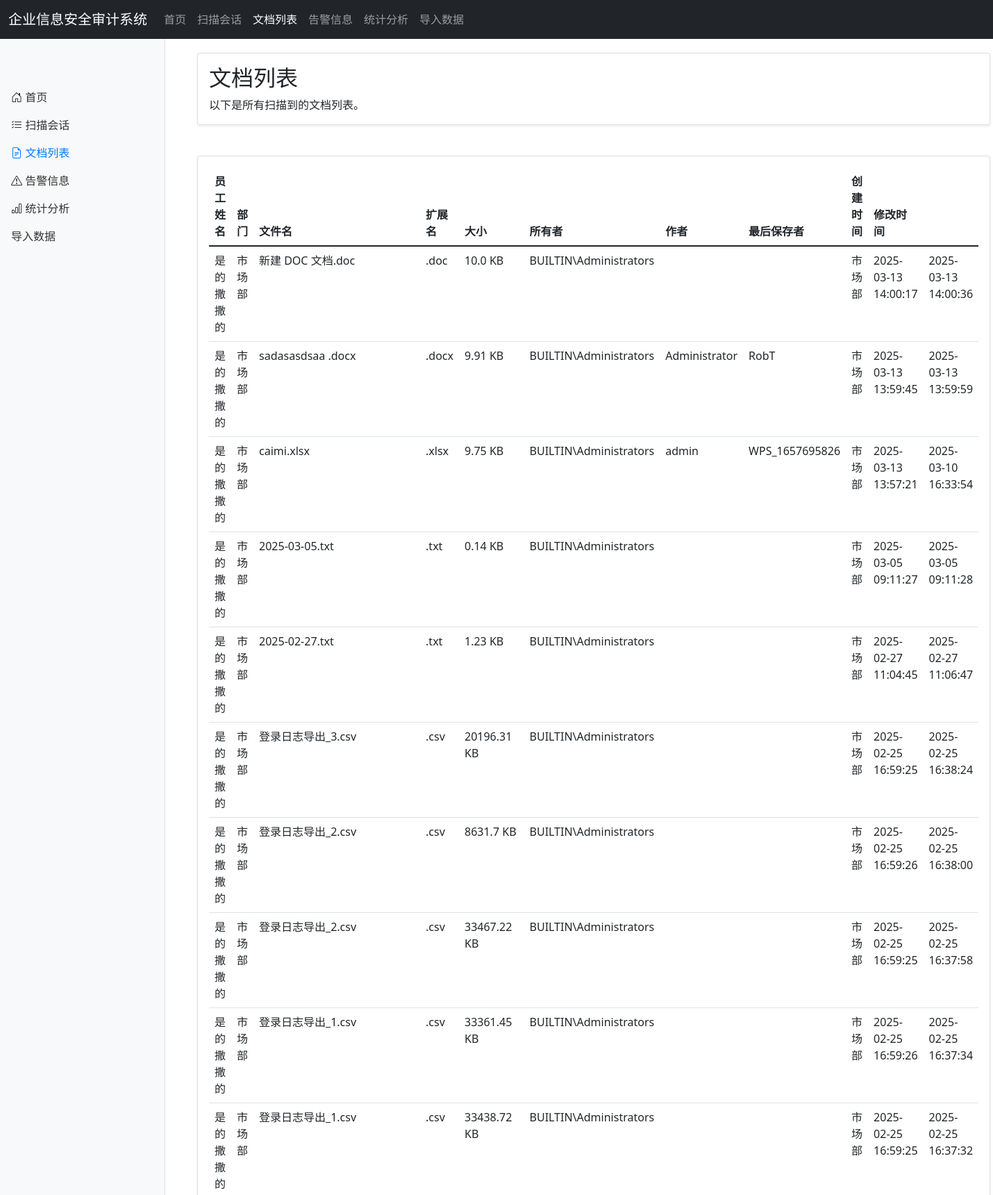
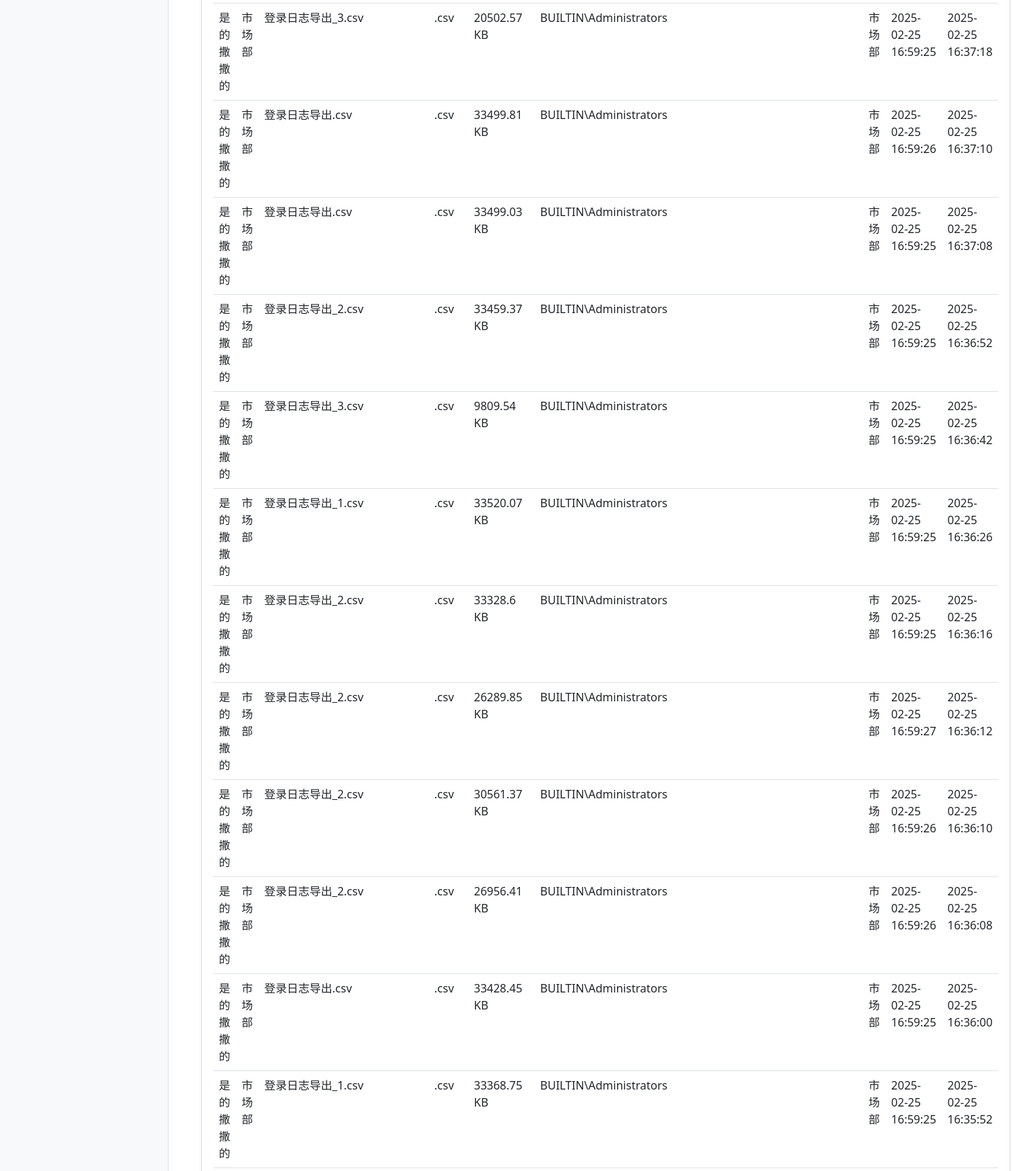
Screenshot of /documents (upper part) with the database file from the repository (2 pictures, top to bottom).
### server.py (models this page shows, shortened)
class ScanSession(db.Model):
    id = db.Column(db.Integer, primary_key=True)
    machine_id = db.Column(db.String(50), nullable=False)
    hostname = db.Column(db.String(100), nullable=False)
    ip_address = db.Column(db.String(50), nullable=False)
    employee_name = db.Column(db.String(100), nullable=False)
    department = db.Column(db.String(100), nullable=False)
    scan_time = db.Column(db.DateTime, nullable=False)
    scan_start_time = db.Column(db.DateTime, nullable=True)
    scan_end_time = db.Column(db.DateTime, nullable=True)
    scan_duration = db.Column(db.Float, nullable=True)  # 存储扫描耗时（秒）

class Document(db.Model):
    id = db.Column(db.Integer, primary_key=True)
    session_id = db.Column(db.Integer, db.ForeignKey('scan_session.id'), nullable=False)
    file_name = db.Column(db.String(255), nullable=False)
    file_path = db.Column(db.String(1000), nullable=False)
    extension = db.Column(db.String(20), nullable=False)
    creation_time = db.Column(db.DateTime, nullable=False)
    modified_time = db.Column(db.DateTime, nullable=False)
    size = db.Column(db.Integer, nullable=False)
    owner = db.Column(db.String(100), nullable=False)
    author = db.Column(db.String(255), nullable=True)
    last_saved_by = db.Column(db.String(255), nullable=True)
    revision = db.Column(db.String(50), nullable=True)
    company = db.Column(db.String(255), nullable=True)
    manager = db.Column(db.String(255), nullable=True)
    session = db.relationship('ScanSession', backref=db.backref('documents', lazy=True))

### server.py (the view)
@app.route('/documents')
def all_documents():
    documents = Document.query.order_by(desc(Document.modified_time)).all()
    for doc in documents:
        doc.session = ScanSession.query.get(doc.session_id)
    return render_template('documents.html', documents=documents)

### server.py (called while the page is built)
@app.context_processor
def utility_processor():
    def get_session(session_id):
        return ScanSession.query.get(session_id)
    return dict(get_session=get_session)

### templates/documents.html (shortened to what this page needs)
{% extends "base.html" %}
{% block content %}
<div class="container">
    <div class="row mb-4">
        <div class="col-12">
            <div class="card">
                <div class="card-body">
                    <h2 class="card-title">文档列表</h2>
                    <p class="card-text">
                        以下是所有扫描到的文档列表。
                    </p>
                </div>
            </div>
        </div>
    </div>
    <div class="row">
        <div class="col-12">
            <div class="card">
                <div class="card-body">
                    <div class="table-responsive">
                        <table class="table table-hover" id="documentsTable">
                            <thead>
                                <tr>
                                    <th>员工姓名</th>
                                    <th>部门</th>
                                    <th>文件名</th>
                                    <th>扩展名</th>
                                    <th>大小</th>
                                    <th>所有者</th>
                                    <th>作者</th>
                                    <th>最后保存者</th>
                                    <th>创建时间</th>
                                    <th>修改时间</th>
                                </tr>
                            </thead>
                            <tbody>
                                {% for doc in documents %}
                                <tr>
                                    <td>
                                        {% set session = get_session(doc.session_id) %}
                                        {{ session.employee_name if session else '未知' }}
                                    </td>
                                    <td>
                                        {% set session = get_session(doc.session_id) %}
                                        {{ session.department if session else '未知' }}
                                    </td>
                                    <td>{{ doc.file_name }}</td>
                                    <td>{{ doc.extension }}</td>
                                    <td>{{ (doc.size / 1024)|round(2) }} KB</td>
                                    <td>{{ doc.owner }}</td>
                                    <td>{{ doc.author }}</td>
                                    <td>{{ doc.last_saved_by }}</td>
                                    <td>
                                        {% set session = get_session(doc.session_id) %}
                                        {{ session.department if session else '未知' }}
                                    </td>
                                    <td>{{ doc.creation_time.strftime('%Y-%m-%d %H:%M:%S') }}</td>
                                    <td>{{ doc.modified_time.strftime('%Y-%m-%d %H:%M:%S') }}</td>
                                </tr>
                                {% endfor %}
                            </tbody>
                        </table>
                    </div>
                </div>
            </div>
        </div>
    </div>
</div>
{% endblock %}
{% block extra_css %}
<link rel="stylesheet" href="https://cdn.datatables.net/1.10.25/css/dataTables.bootstrap5.min.css">
{% endblock %}

### templates/base.html (style rules this page uses)
body { padding-top: 56px; min-height: 100vh; display: flex; flex-direction: column; }
.card { margin-bottom: 20px; box-shadow: 0 0.125rem 0.25rem rgba(0, 0, 0, 0.075); }

### rows the page displays
Document: file_name "新建 DOC 文档.doc", extension ".doc", (doc.size/1024)|round(2) "10.0", owner "BUILTIN\\Administrators", creation_time "2025-03-13 14:00:17", modified_time "2025-03-13 14:00:36"
ScanSession: employee_name "是的撒撒的", department "市场部"
Document: file_name "sadasasdsaa .docx", extension ".docx", (doc.size/1024)|round(2) "9.91", owner "BUILTIN\\Administrators", author "Administrator", last_saved_by "RobT", creation_time "2025-03-13 13:59:45", modified_time "2025-03-13 13:59:59"
Document: file_name "caimi.xlsx", extension ".xlsx", (doc.size/1024)|round(2) "9.75", owner "BUILTIN\\Administrators", author "admin", last_saved_by "WPS_1657695826", creation_time "2025-03-13 13:57:21", modified_time "2025-03-10 16:33:54"
Document: file_name "2025-03-05.txt", extension ".txt", (doc.size/1024)|round(2) "0.14", owner "BUILTIN\\Administrators", creation_time "2025-03-05 09:11:27", modified_time "2025-03-05 09:11:28"
Document: file_name "2025-02-27.txt", extension ".txt", (doc.size/1024)|round(2) "1.23", owner "BUILTIN\\Administrators", creation_time "2025-02-27 11:04:45", modified_time "2025-02-27 11:06:47"
Document: file_name "登录日志导出_3.csv", extension ".csv", (doc.size/1024)|round(2) "20196.31", owner "BUILTIN\\Administrators", creation_time "2025-02-25 16:59:25", modified_time "2025-02-25 16:38:24"
Document: file_name "登录日志导出_2.csv", extension ".csv", (doc.size/1024)|round(2) "8631.7", owner "BUILTIN\\Administrators", creation_time "2025-02-25 16:59:26", modified_time "2025-02-25 16:38:00"
Document: file_name "登录日志导出_2.csv", extension ".csv", (doc.size/1024)|round(2) "33467.22", owner "BUILTIN\\Administrators", creation_time "2025-02-25 16:59:25", modified_time "2025-02-25 16:37:58"
Document: file_name "登录日志导出_1.csv", extension ".csv", (doc.size/1024)|round(2) "33361.45", owner "BUILTIN\\Administrators", creation_time "2025-02-25 16:59:26", modified_time "2025-02-25 16:37:34"
Document: file_name "登录日志导出_1.csv", extension ".csv", (doc.size/1024)|round(2) "33438.72", owner "BUILTIN\\Administrators", creation_time "2025-02-25 16:59:25", modified_time "2025-02-25 16:37:32"
Document: file_name "登录日志导出_3.csv", extension ".csv", (doc.size/1024)|round(2) "20502.57", owner "BUILTIN\\Administrators", creation_time "2025-02-25 16:59:25", modified_time "2025-02-25 16:37:18"
Document: file_name "登录日志导出.csv", extension ".csv", (doc.size/1024)|round(2) "33499.81", owner "BUILTIN\\Administrators", creation_time "2025-02-25 16:59:26", modified_time "2025-02-25 16:37:10"
Document: file_name "登录日志导出.csv", extension ".csv", (doc.size/1024)|round(2) "33499.03", owner "BUILTIN\\Administrators", creation_time "2025-02-25 16:59:25", modified_time "2025-02-25 16:37:08"
Document: file_name "登录日志导出_2.csv", extension ".csv", (doc.size/1024)|round(2) "33459.37", owner "BUILTIN\\Administrators", creation_time "2025-02-25 16:59:25", modified_time "2025-02-25 16:36:52"
Document: file_name "登录日志导出_3.csv", extension ".csv", (doc.size/1024)|round(2) "9809.54", owner "BUILTIN\\Administrators", creation_time "2025-02-25 16:59:25", modified_time "2025-02-25 16:36:42"
Document: file_name "登录日志导出_1.csv", extension ".csv", (doc.size/1024)|round(2) "33520.07", owner "BUILTIN\\Administrators", creation_time "2025-02-25 16:59:25", modified_time "2025-02-25 16:36:26"
Document: file_name "登录日志导出_2.csv", extension ".csv", (doc.size/1024)|round(2) "33328.6", owner "BUILTIN\\Administrators", creation_time "2025-02-25 16:59:25", modified_time "2025-02-25 16:36:16"
Document: file_name "登录日志导出_2.csv", extension ".csv", (doc.size/1024)|round(2) "26289.85", owner "BUILTIN\\Administrators", creation_time "2025-02-25 16:59:27", modified_time "2025-02-25 16:36:12"
Document: file_name "登录日志导出_2.csv", extension ".csv", (doc.size/1024)|round(2) "30561.37", owner "BUILTIN\\Administrators", creation_time "2025-02-25 16:59:26", modified_time "2025-02-25 16:36:10"
Document: file_name "登录日志导出_2.csv", extension ".csv", (doc.size/1024)|round(2) "26956.41", owner "BUILTIN\\Administrators", creation_time "2025-02-25 16:59:26", modified_time "2025-02-25 16:36:08"
Document: file_name "登录日志导出.csv", extension ".csv", (doc.size/1024)|round(2) "33428.45", owner "BUILTIN\\Administrators", creation_time "2025-02-25 16:59:25", modified_time "2025-02-25 16:36:00"
Document: file_name "登录日志导出_1.csv", extension ".csv", (doc.size/1024)|round(2) "33368.75", owner "BUILTIN\\Administrators", creation_time "2025-02-25 16:59:25", modified_time "2025-02-25 16:35:52"
